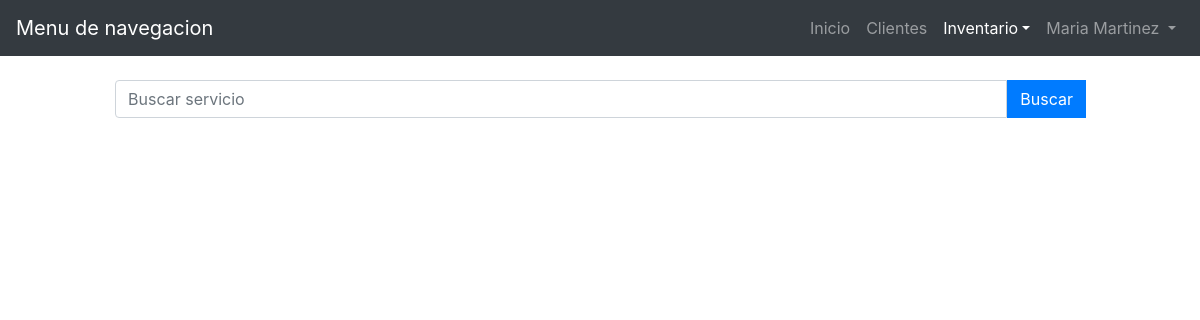
Before: /modulos/inventario/index.php (signed in) with the older database file.
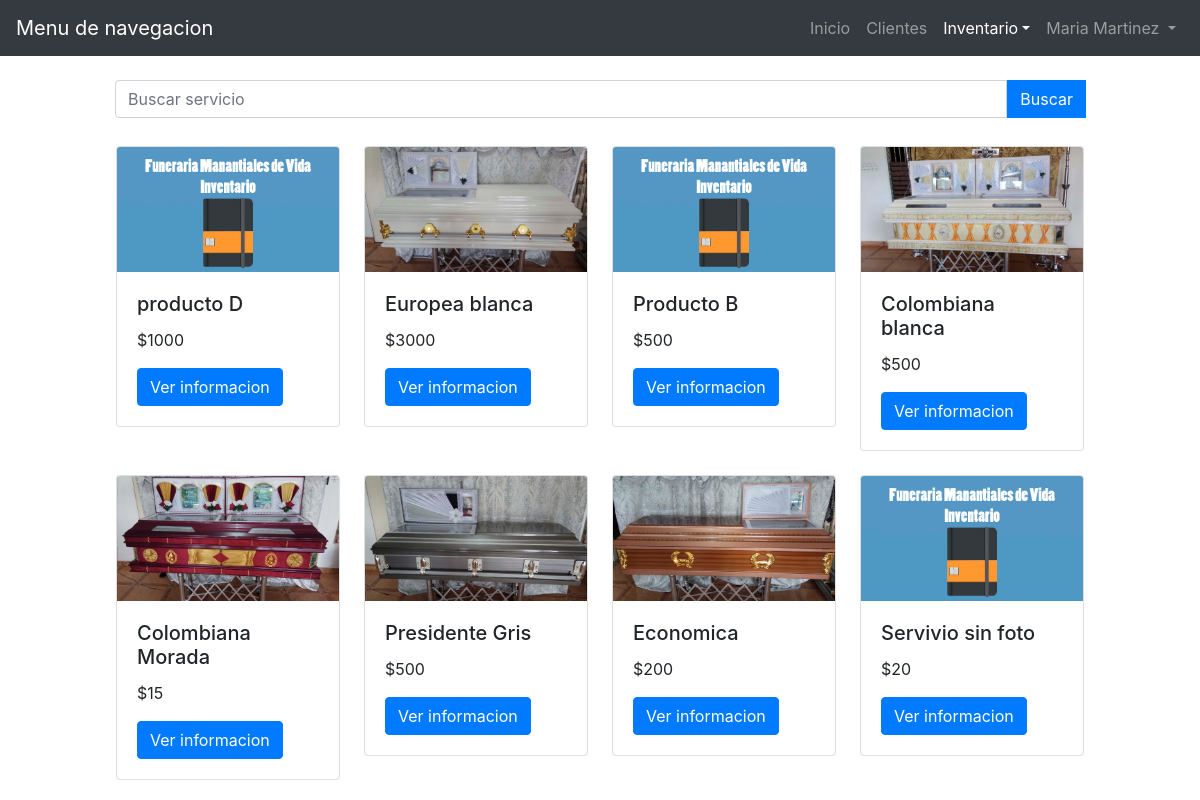
After: the same page with the newer database file.
### tables this page shows
CREATE TABLE `tblproductos` (
  `idproducto` int(11) NOT NULL,
  `nombre_producto` varchar(45) NOT NULL,
  `precio_compra` double NOT NULL,
  `precio_venta` double NOT NULL,
  `descripcion` varchar(45) NOT NULL,
  `foto` varchar(150) DEFAULT NULL,
  `fecha_ingreso` date NOT NULL,
  `idproveedor` int(11) NOT NULL,
  `idusuario` int(11) NOT NULL
);

### modulos/inventario/index.php (called while the page is built, shortened)
<?php
require_once("../../config/sql.php");
$SQL->conect();
$productos = $SQL->select("SELECT * FROM tblproductos");
require_once("../../views/inventario/index.view.php");
 ?>

### config/sql.php (called while the page is built, shortened)
<?php
class Sql
{
  private $dbname = 'funerariadb';
  private $host = 'localhost';
  private $user = 'root';
  private $pass = '';
  private $conexion = null;
  function conect(){
    try {
      $this->conexion = new PDO('mysql:host='.$this->host.';dbname='.$this->dbname, $this->user,$this->pass);
      return $this->conexion;
    } catch (PDOException $e) {
      echo "Error al conectar con la base de datos";
      return false;
    }
  }
  function select($consulta){
    $stmt = $this->conexion->prepare($consulta);
    $stmt->execute();
    $resultados = $stmt->fetchAll();
    if (empty($resultados)) {
      return false;
    }else {
      return $resultados;
    }
  }
  function close(){
    $this->conexion = null;
  }
}
$SQL = new Sql;
?>

### views/inventario/index.view.php (the view, shortened to what this page needs)
<!DOCTYPE html>
<html lang="es">
<head>
  <link rel="stylesheet" href="../../css/bootstrap.min.css">
</head>
<body>
  <div class="container-fluid">
    <header class="row">
        <div class="navbar navbar-expand navbar-dark bg-dark col-md-12">
            <a href="#" class="navbar-brand">Menu de navegacion</a>
            <ul class="navbar-nav ml-auto">
                <li class="nav-item">
                    <a href="../../index.php" class="nav-link">Inicio</a>
                </li>
                <li class="nav-item">
                    <a href="../clientes/index.php" class="nav-link">Clientes</a>
                </li>
                <li class="nav-item dropdown active">
                    <a href="#" class="nav-link dropdown-toggle" id="navbarDropdown" role="botton" data-toggle="dropdown">Inventario</a>
                </li>
                <li class="nav-item dropdown">
                    <a href="#" class="nav-link dropdown-toggle" id="navbarDropdown" role="botton" data-toggle="dropdown">
                        <?php echo $_SESSION['usuario']['nombre']?>                        </a>
                </li>
            </ul>
        </div>
    </header>
    <br>
    <div class="row justify-content-center">
      <div class="col-md-10 mb-3">
        <form  action="<?php echo $_SERVER['PHP_SELF'] ?>" method="post">
          <div class="input-group">
            <input type="text" class="form-control" name="busqueda" placeholder="Buscar servicio" aria-describedby="inputGroupPrepend" required>
            <div class="input-group-prepend">
              <input type="submit" name="buscar" value="Buscar" class="btn btn-primary">
            </div>
          </div>
        </form>
      </div>
    </div>
    <div class="row justify-content-center inventario">
      <?php foreach ($productos as $key => $producto): ?>
        <div class="producto">
          <div class="card" style="width: 14rem;">
            <img class="card-img-top" src="<?php echo $var = ($producto['foto'] != null ) ? $producto['foto'] : '../../img/inventario/default.jpg' ?>" alt="Card image cap">
            <div class="card-body">
              <h5 class="card-title"><?php echo $producto['nombre_producto'] ?></h5>
              <p class="card-text">$<?php echo $producto['precio_venta']  ?></p>
              <a href="informacion.php?id=<?php echo $producto['idproducto'] ?>" class="btn btn-primary">Ver informacion</a>
            </div>
          </div>
        </div>
      <?php endforeach; ?>
    </div>
  </div>
</body>
</html>

### views/inventario/index.view.php (style rules this page uses)
.inventario { display: flex; flex-direction: row; justify-content: }
.producto { margin: 1%; }

Changed rows visible on the page:
added tblproductos: nombre_producto "producto D", precio_venta "1000"
added tblproductos: foto (picture), nombre_producto "Europea blanca", precio_venta "3000"
added tblproductos: nombre_producto "Producto B", precio_venta "500"
added tblproductos: foto (picture), nombre_producto "Colombiana blanca", precio_venta "500"
added tblproductos: foto (picture), nombre_producto "Colombiana Morada", precio_venta "15"
added tblproductos: foto (picture), nombre_producto "Presidente Gris", precio_venta "500"
added tblproductos: foto (picture), nombre_producto "Economica", precio_venta "200"
added tblproductos: nombre_producto "Servivio sin foto", precio_venta "20"
